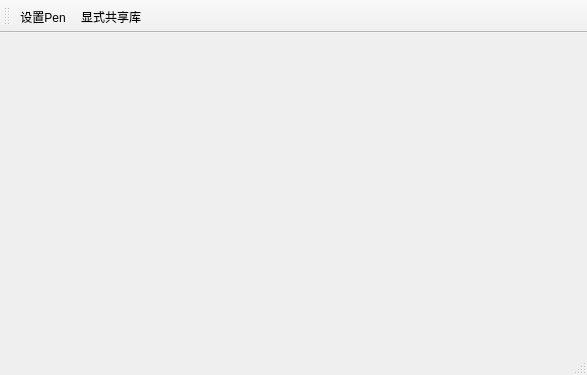
<?xml version="1.0" encoding="UTF-8"?>
<ui version="4.0">
 <class>MainWindow</class>
 <widget class="QMainWindow" name="MainWindow">
  <property name="geometry">
   <rect>
    <x>0</x>
    <y>0</y>
    <width>587</width>
    <height>375</height>
   </rect>
  </property>
  <property name="windowTitle">
   <string>MainWindow</string>
  </property>
  <widget class="QWidget" name="centralWidget"/>
  <widget class="QMenuBar" name="menuBar">
   <property name="geometry">
    <rect>
     <x>0</x>
     <y>0</y>
     <width>587</width>
     <height>22</height>
    </rect>
   </property>
  </widget>
  <widget class="QToolBar" name="mainToolBar">
   <attribute name="toolBarArea">
    <enum>TopToolBarArea</enum>
   </attribute>
   <attribute name="toolBarBreak">
    <bool>false</bool>
   </attribute>
   <addaction name="action_Pen"/>
   <addaction name="actExplicitLib"/>
  </widget>
  <widget class="QStatusBar" name="statusBar"/>
  <action name="action_Pen">
   <property name="text">
    <string>设置Pen</string>
   </property>
   <property name="toolTip">
    <string>设置Pen</string>
   </property>
  </action>
  <action name="actExplicitLib">
   <property name="text">
    <string>显式共享库</string>
   </property>
   <property name="toolTip">
    <string>显式共享库</string>
   </property>
  </action>
 </widget>
 <layoutdefault spacing="6" margin="11"/>
 <resources/>
 <connections/>
</ui>
